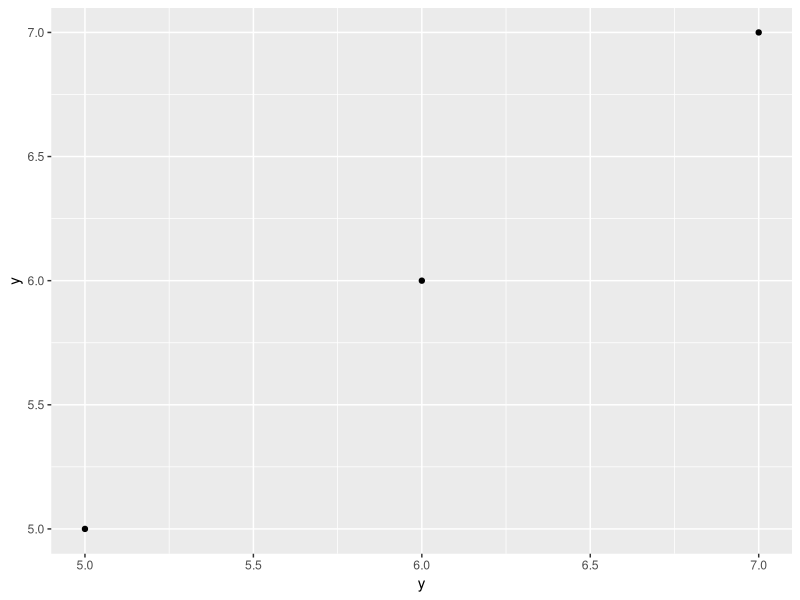

Here is the R script that generated this plot:
#load libraries
library(tidyverse)

df<- data.frame(x= c(0, 10, 5),
                y=c(5, 6,7))
df %>% ggplot(aes(x=y, y=y)) +
  geom_point()
df
